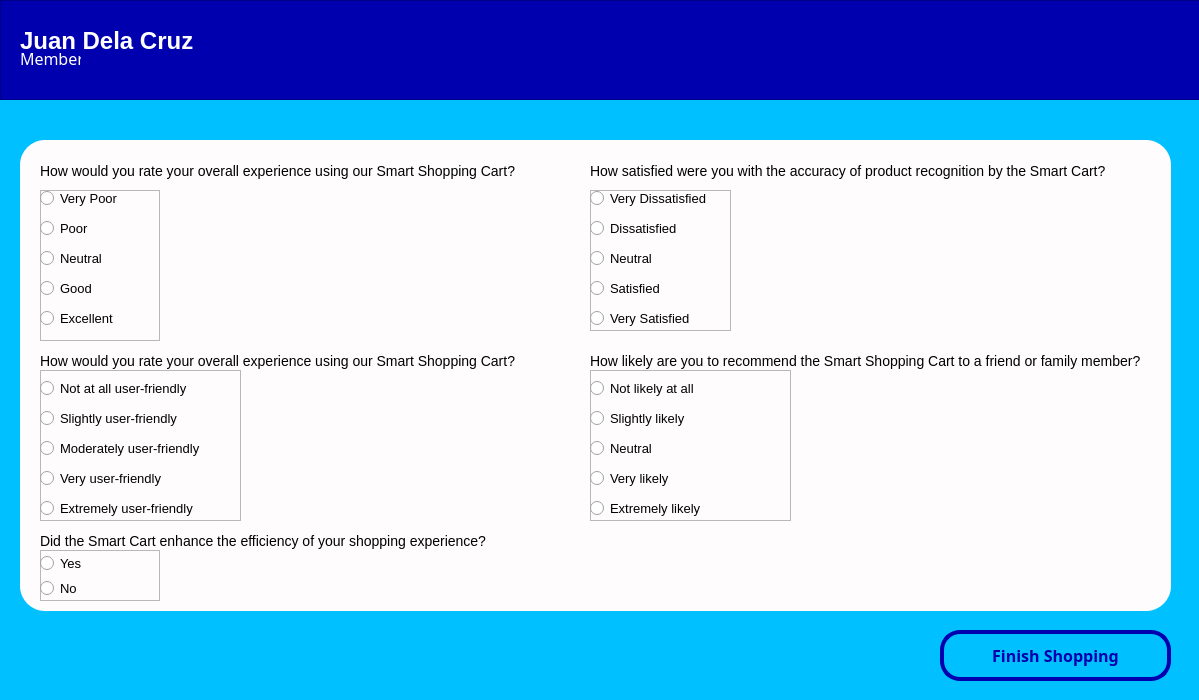
<?xml version="1.0" encoding="UTF-8"?>
<ui version="4.0">
 <class>MainWindow</class>
 <widget class="QMainWindow" name="MainWindow">
  <property name="geometry">
   <rect>
    <x>0</x>
    <y>0</y>
    <width>1199</width>
    <height>700</height>
   </rect>
  </property>
  <property name="windowTitle">
   <string>MainWindow</string>
  </property>
  <property name="styleSheet">
   <string notr="true">#centralwidget{
	background-color:#00C0FF;
}</string>
  </property>
  <widget class="QWidget" name="centralwidget">
   <widget class="QFrame" name="navigationFrame">
    <property name="geometry">
     <rect>
      <x>0</x>
      <y>0</y>
      <width>1200</width>
      <height>100</height>
     </rect>
    </property>
    <property name="styleSheet">
     <string notr="true">#navigationFrame{
	background-color:#0000AF;
}</string>
    </property>
    <property name="frameShape">
     <enum>QFrame::StyledPanel</enum>
    </property>
    <property name="frameShadow">
     <enum>QFrame::Raised</enum>
    </property>
    <widget class="QLabel" name="nameOutput">
     <property name="geometry">
      <rect>
       <x>20</x>
       <y>30</y>
       <width>181</width>
       <height>21</height>
      </rect>
     </property>
     <property name="styleSheet">
      <string notr="true">#nameOutput{
	font-weight:bold;
	font-size:24px;
	color:#fff;
}</string>
     </property>
     <property name="text">
      <string>Juan Dela Cruz</string>
     </property>
    </widget>
    <widget class="QLabel" name="roleOutput">
     <property name="geometry">
      <rect>
       <x>20</x>
       <y>50</y>
       <width>61</width>
       <height>16</height>
      </rect>
     </property>
     <property name="styleSheet">
      <string notr="true">#roleOutput{
	font-size:16px;
	font-family:Montserrat;
	color:#fff;
}</string>
     </property>
     <property name="text">
      <string>Member</string>
     </property>
    </widget>
   </widget>
   <widget class="QPushButton" name="finishPushButton">
    <property name="geometry">
     <rect>
      <x>940</x>
      <y>630</y>
      <width>231</width>
      <height>51</height>
     </rect>
    </property>
    <property name="styleSheet">
     <string notr="true">#finishPushButton{
	background-color:none;
	border:4px solid #0000AF;
	border-radius:20px;
	font-family:Montserrat;
	font-size:16px;
	font-weight:bold;
	color:#0000AF;
}</string>
    </property>
    <property name="text">
     <string>Finish Shopping</string>
    </property>
   </widget>
   <widget class="QFrame" name="surveyFrame">
    <property name="geometry">
     <rect>
      <x>20</x>
      <y>140</y>
      <width>1151</width>
      <height>471</height>
     </rect>
    </property>
    <property name="styleSheet">
     <string notr="true">#surveyFrame{
	background-color:#FEFCFC;
	border-radius:25px;
}</string>
    </property>
    <property name="frameShape">
     <enum>QFrame::StyledPanel</enum>
    </property>
    <property name="frameShadow">
     <enum>QFrame::Raised</enum>
    </property>
    <widget class="QLabel" name="surveyOne">
     <property name="geometry">
      <rect>
       <x>20</x>
       <y>20</y>
       <width>481</width>
       <height>21</height>
      </rect>
     </property>
     <property name="styleSheet">
      <string notr="true">#surveyOne{
	font-style:Montserrat;
	font-size:14px;
}</string>
     </property>
     <property name="text">
      <string>How would you rate your overall experience using our Smart Shopping Cart?</string>
     </property>
    </widget>
    <widget class="QLabel" name="surveyTwo">
     <property name="geometry">
      <rect>
       <x>20</x>
       <y>210</y>
       <width>481</width>
       <height>21</height>
      </rect>
     </property>
     <property name="styleSheet">
      <string notr="true">#surveyTwo{
	font-style:Montserrat;
	font-size:14px;
}</string>
     </property>
     <property name="text">
      <string>How would you rate your overall experience using our Smart Shopping Cart?</string>
     </property>
    </widget>
    <widget class="QLabel" name="surveyFour">
     <property name="geometry">
      <rect>
       <x>570</x>
       <y>20</y>
       <width>521</width>
       <height>21</height>
      </rect>
     </property>
     <property name="styleSheet">
      <string notr="true">#surveyFour{
	font-style:Montserrat;
	font-size:14px;
}</string>
     </property>
     <property name="text">
      <string>How satisfied were you with the accuracy of product recognition by the Smart Cart?</string>
     </property>
    </widget>
    <widget class="QLabel" name="surveyThree">
     <property name="geometry">
      <rect>
       <x>20</x>
       <y>390</y>
       <width>481</width>
       <height>21</height>
      </rect>
     </property>
     <property name="styleSheet">
      <string notr="true">#surveyThree{
	font-style:Montserrat;
	font-size:14px;
}</string>
     </property>
     <property name="text">
      <string>Did the Smart Cart enhance the efficiency of your shopping experience?</string>
     </property>
    </widget>
    <widget class="QLabel" name="surveyFive">
     <property name="geometry">
      <rect>
       <x>570</x>
       <y>210</y>
       <width>551</width>
       <height>21</height>
      </rect>
     </property>
     <property name="styleSheet">
      <string notr="true">#surveyFive{
	font-style:Montserrat;
	font-size:14px;
}</string>
     </property>
     <property name="text">
      <string>How likely are you to recommend the Smart Shopping Cart to a friend or family member?</string>
     </property>
    </widget>
    <widget class="QFrame" name="surveyOneFrame">
     <property name="geometry">
      <rect>
       <x>20</x>
       <y>50</y>
       <width>120</width>
       <height>151</height>
      </rect>
     </property>
     <property name="frameShape">
      <enum>QFrame::StyledPanel</enum>
     </property>
     <property name="frameShadow">
      <enum>QFrame::Raised</enum>
     </property>
     <widget class="QRadioButton" name="surveyOneExcellent">
      <property name="geometry">
       <rect>
        <x>0</x>
        <y>120</y>
        <width>82</width>
        <height>17</height>
       </rect>
      </property>
      <property name="font">
       <font>
        <family>Segoe UI</family>
        <pointsize>10</pointsize>
       </font>
      </property>
      <property name="text">
       <string>Excellent</string>
      </property>
     </widget>
     <widget class="QRadioButton" name="surveyOneVeryPoor">
      <property name="geometry">
       <rect>
        <x>0</x>
        <y>0</y>
        <width>82</width>
        <height>17</height>
       </rect>
      </property>
      <property name="font">
       <font>
        <family>Segoe UI</family>
        <pointsize>10</pointsize>
       </font>
      </property>
      <property name="text">
       <string>Very Poor</string>
      </property>
     </widget>
     <widget class="QRadioButton" name="surveyOneGood">
      <property name="geometry">
       <rect>
        <x>0</x>
        <y>90</y>
        <width>82</width>
        <height>17</height>
       </rect>
      </property>
      <property name="font">
       <font>
        <family>Segoe UI</family>
        <pointsize>10</pointsize>
       </font>
      </property>
      <property name="text">
       <string>Good</string>
      </property>
     </widget>
     <widget class="QRadioButton" name="surveyOnePoor">
      <property name="geometry">
       <rect>
        <x>0</x>
        <y>30</y>
        <width>82</width>
        <height>17</height>
       </rect>
      </property>
      <property name="font">
       <font>
        <family>Segoe UI</family>
        <pointsize>10</pointsize>
       </font>
      </property>
      <property name="text">
       <string>Poor</string>
      </property>
     </widget>
     <widget class="QRadioButton" name="surveyOneNeutral">
      <property name="geometry">
       <rect>
        <x>0</x>
        <y>60</y>
        <width>82</width>
        <height>17</height>
       </rect>
      </property>
      <property name="font">
       <font>
        <family>Segoe UI</family>
        <pointsize>10</pointsize>
       </font>
      </property>
      <property name="text">
       <string>Neutral</string>
      </property>
     </widget>
    </widget>
    <widget class="QFrame" name="surveyTwoFrame">
     <property name="geometry">
      <rect>
       <x>20</x>
       <y>230</y>
       <width>201</width>
       <height>151</height>
      </rect>
     </property>
     <property name="frameShape">
      <enum>QFrame::StyledPanel</enum>
     </property>
     <property name="frameShadow">
      <enum>QFrame::Raised</enum>
     </property>
     <widget class="QRadioButton" name="surveyTwoExtreme">
      <property name="geometry">
       <rect>
        <x>0</x>
        <y>130</y>
        <width>171</width>
        <height>17</height>
       </rect>
      </property>
      <property name="font">
       <font>
        <family>Segoe UI</family>
        <pointsize>10</pointsize>
       </font>
      </property>
      <property name="text">
       <string>Extremely user-friendly</string>
      </property>
     </widget>
     <widget class="QRadioButton" name="surveyTwoNotAtAll">
      <property name="geometry">
       <rect>
        <x>0</x>
        <y>10</y>
        <width>151</width>
        <height>17</height>
       </rect>
      </property>
      <property name="font">
       <font>
        <family>Segoe UI</family>
        <pointsize>10</pointsize>
       </font>
      </property>
      <property name="text">
       <string>Not at all user-friendly</string>
      </property>
     </widget>
     <widget class="QRadioButton" name="surveyTwoVery">
      <property name="geometry">
       <rect>
        <x>0</x>
        <y>100</y>
        <width>171</width>
        <height>17</height>
       </rect>
      </property>
      <property name="font">
       <font>
        <family>Segoe UI</family>
        <pointsize>10</pointsize>
       </font>
      </property>
      <property name="text">
       <string>Very user-friendly</string>
      </property>
     </widget>
     <widget class="QRadioButton" name="surveyTwoSlightly">
      <property name="geometry">
       <rect>
        <x>0</x>
        <y>40</y>
        <width>151</width>
        <height>17</height>
       </rect>
      </property>
      <property name="font">
       <font>
        <family>Segoe UI</family>
        <pointsize>10</pointsize>
       </font>
      </property>
      <property name="text">
       <string>Slightly user-friendly</string>
      </property>
     </widget>
     <widget class="QRadioButton" name="surveyTwoModerate">
      <property name="geometry">
       <rect>
        <x>0</x>
        <y>70</y>
        <width>171</width>
        <height>17</height>
       </rect>
      </property>
      <property name="font">
       <font>
        <family>Segoe UI</family>
        <pointsize>10</pointsize>
       </font>
      </property>
      <property name="text">
       <string>Moderately user-friendly</string>
      </property>
     </widget>
    </widget>
    <widget class="QFrame" name="surveyThreeFrame">
     <property name="geometry">
      <rect>
       <x>20</x>
       <y>410</y>
       <width>120</width>
       <height>51</height>
      </rect>
     </property>
     <property name="frameShape">
      <enum>QFrame::StyledPanel</enum>
     </property>
     <property name="frameShadow">
      <enum>QFrame::Raised</enum>
     </property>
     <widget class="QRadioButton" name="surveyThreeNo">
      <property name="geometry">
       <rect>
        <x>0</x>
        <y>30</y>
        <width>151</width>
        <height>17</height>
       </rect>
      </property>
      <property name="font">
       <font>
        <family>Segoe UI</family>
        <pointsize>10</pointsize>
       </font>
      </property>
      <property name="text">
       <string>No</string>
      </property>
     </widget>
     <widget class="QRadioButton" name="surveyThreeYes">
      <property name="geometry">
       <rect>
        <x>0</x>
        <y>5</y>
        <width>151</width>
        <height>17</height>
       </rect>
      </property>
      <property name="font">
       <font>
        <family>Segoe UI</family>
        <pointsize>10</pointsize>
       </font>
      </property>
      <property name="text">
       <string>Yes</string>
      </property>
     </widget>
    </widget>
    <widget class="QFrame" name="surveyFourFrame">
     <property name="geometry">
      <rect>
       <x>570</x>
       <y>50</y>
       <width>141</width>
       <height>141</height>
      </rect>
     </property>
     <property name="frameShape">
      <enum>QFrame::StyledPanel</enum>
     </property>
     <property name="frameShadow">
      <enum>QFrame::Raised</enum>
     </property>
     <widget class="QRadioButton" name="surveyFourVerySat">
      <property name="geometry">
       <rect>
        <x>0</x>
        <y>120</y>
        <width>121</width>
        <height>17</height>
       </rect>
      </property>
      <property name="font">
       <font>
        <family>Segoe UI</family>
        <pointsize>10</pointsize>
       </font>
      </property>
      <property name="text">
       <string>Very Satisfied</string>
      </property>
     </widget>
     <widget class="QRadioButton" name="surveyFourDis">
      <property name="geometry">
       <rect>
        <x>0</x>
        <y>30</y>
        <width>121</width>
        <height>17</height>
       </rect>
      </property>
      <property name="font">
       <font>
        <family>Segoe UI</family>
        <pointsize>10</pointsize>
       </font>
      </property>
      <property name="text">
       <string>Dissatisfied</string>
      </property>
     </widget>
     <widget class="QRadioButton" name="surveyFourVeryDis">
      <property name="geometry">
       <rect>
        <x>0</x>
        <y>0</y>
        <width>121</width>
        <height>17</height>
       </rect>
      </property>
      <property name="font">
       <font>
        <family>Segoe UI</family>
        <pointsize>10</pointsize>
       </font>
      </property>
      <property name="text">
       <string>Very Dissatisfied</string>
      </property>
     </widget>
     <widget class="QRadioButton" name="surveyFourSatisfied">
      <property name="geometry">
       <rect>
        <x>0</x>
        <y>90</y>
        <width>121</width>
        <height>17</height>
       </rect>
      </property>
      <property name="font">
       <font>
        <family>Segoe UI</family>
        <pointsize>10</pointsize>
       </font>
      </property>
      <property name="text">
       <string>Satisfied</string>
      </property>
     </widget>
     <widget class="QRadioButton" name="surveyFourNeutral">
      <property name="geometry">
       <rect>
        <x>0</x>
        <y>60</y>
        <width>121</width>
        <height>17</height>
       </rect>
      </property>
      <property name="font">
       <font>
        <family>Segoe UI</family>
        <pointsize>10</pointsize>
       </font>
      </property>
      <property name="text">
       <string>Neutral</string>
      </property>
     </widget>
    </widget>
    <widget class="QFrame" name="surveyFiveFrame">
     <property name="geometry">
      <rect>
       <x>570</x>
       <y>230</y>
       <width>201</width>
       <height>151</height>
      </rect>
     </property>
     <property name="frameShape">
      <enum>QFrame::StyledPanel</enum>
     </property>
     <property name="frameShadow">
      <enum>QFrame::Raised</enum>
     </property>
     <widget class="QRadioButton" name="surveyFourVeryDis_6">
      <property name="geometry">
       <rect>
        <x>0</x>
        <y>130</y>
        <width>121</width>
        <height>17</height>
       </rect>
      </property>
      <property name="font">
       <font>
        <family>Segoe UI</family>
        <pointsize>10</pointsize>
       </font>
      </property>
      <property name="text">
       <string>Extremely likely</string>
      </property>
     </widget>
     <widget class="QRadioButton" name="surveyFourVeryDis_4">
      <property name="geometry">
       <rect>
        <x>0</x>
        <y>70</y>
        <width>121</width>
        <height>17</height>
       </rect>
      </property>
      <property name="font">
       <font>
        <family>Segoe UI</family>
        <pointsize>10</pointsize>
       </font>
      </property>
      <property name="text">
       <string>Neutral</string>
      </property>
     </widget>
     <widget class="QRadioButton" name="surveyFourVeryDis_3">
      <property name="geometry">
       <rect>
        <x>0</x>
        <y>40</y>
        <width>121</width>
        <height>17</height>
       </rect>
      </property>
      <property name="font">
       <font>
        <family>Segoe UI</family>
        <pointsize>10</pointsize>
       </font>
      </property>
      <property name="text">
       <string>Slightly likely</string>
      </property>
     </widget>
     <widget class="QRadioButton" name="surveyFourVeryDis_2">
      <property name="geometry">
       <rect>
        <x>0</x>
        <y>10</y>
        <width>121</width>
        <height>17</height>
       </rect>
      </property>
      <property name="font">
       <font>
        <family>Segoe UI</family>
        <pointsize>10</pointsize>
       </font>
      </property>
      <property name="text">
       <string>Not likely at all</string>
      </property>
     </widget>
     <widget class="QRadioButton" name="surveyFourVeryDis_5">
      <property name="geometry">
       <rect>
        <x>0</x>
        <y>100</y>
        <width>121</width>
        <height>17</height>
       </rect>
      </property>
      <property name="font">
       <font>
        <family>Segoe UI</family>
        <pointsize>10</pointsize>
       </font>
      </property>
      <property name="text">
       <string>Very likely</string>
      </property>
     </widget>
    </widget>
   </widget>
  </widget>
 </widget>
 <resources/>
 <connections/>
</ui>
